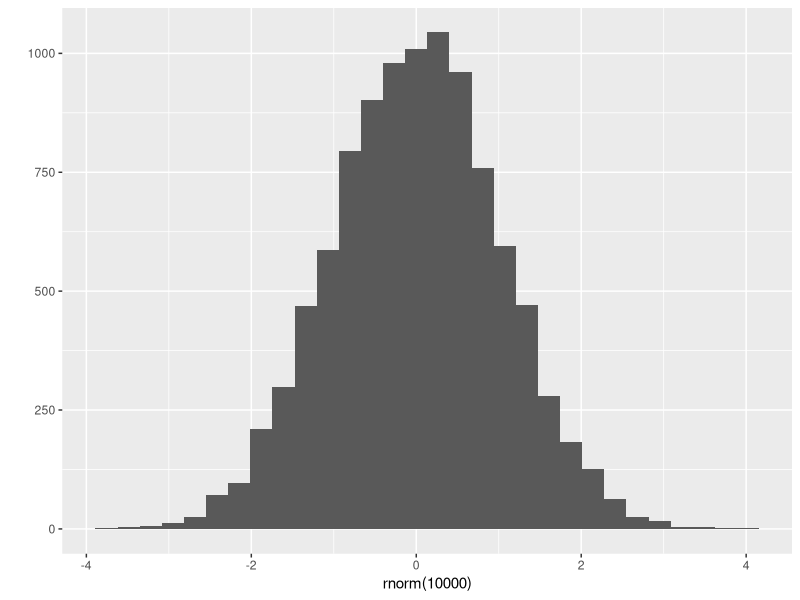
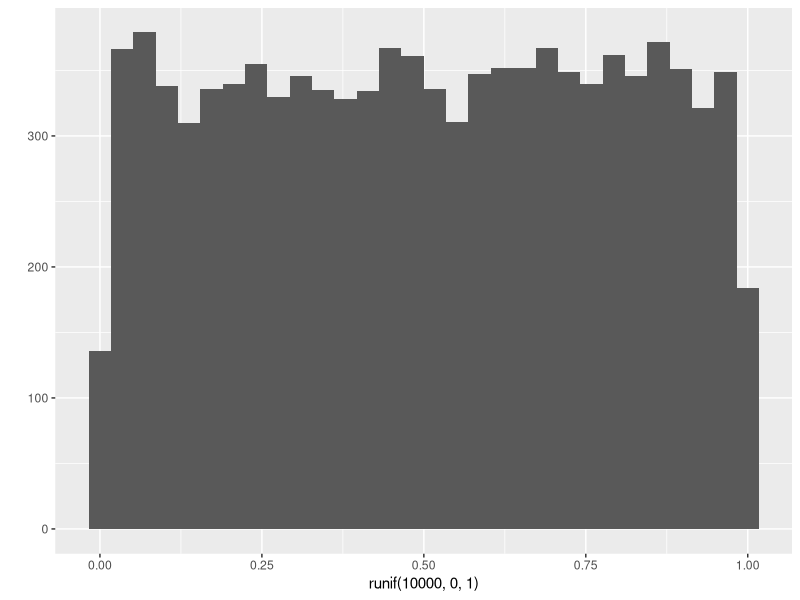
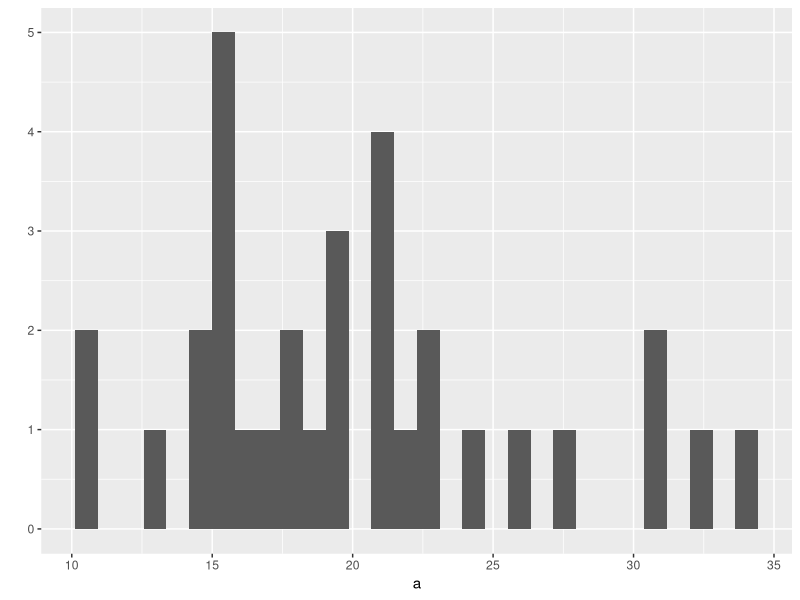
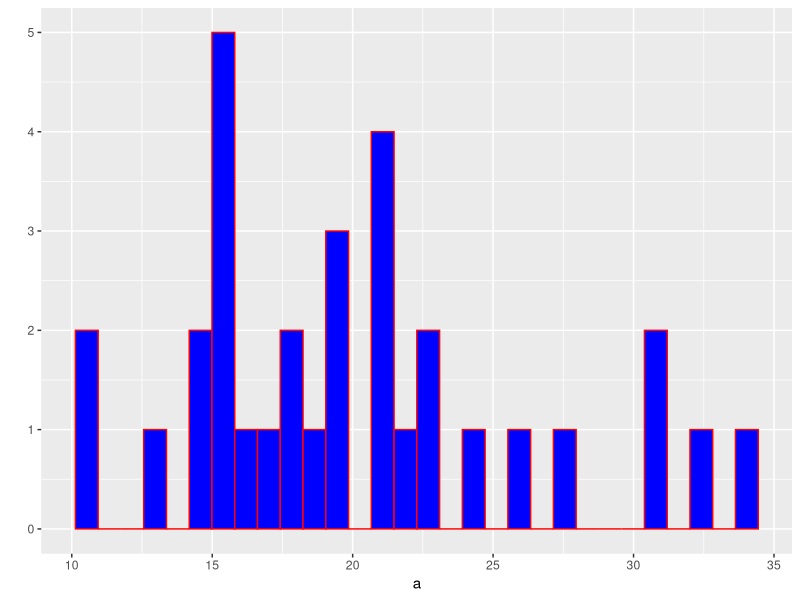

Generate these figures, in order, with R:
## ---- chunk 1
suppressMessages(library(tidyverse))
## ---- chunk 2
# store a number to a variable named `a`
a <- 0.2
## ---- chunk 3
# print a
a
## ---- chunk 4
# store a vector to a variable named `b`
b <- c(1,4,9)
## ---- chunk 5
# print b
b
## ---- chunk 6
z <- 5
i <- (z * 2 + 45)/2
i
## ---- chunk 7
typeof(c(1,2,3))
## ---- chunk 8
length(c(1,2,3))
## ---- chunk 9
attributes(c(1,2,3))
## ---- chunk 10
a <- c(x=1,y=2,z=3)   # when creating
names(a)
## ---- chunk 11
names(a) <- c("l", "m", "n")   # by modifying existing names
a
## ---- chunk 12
attributes(a)    # names are attributes
## ---- chunk 13
attributes(mtcars)
## ---- chunk 14
v <- c(4, 7, 23.5, 76.2, 80, "rrt")
v
## ---- chunk 15
typeof(v)
## ---- chunk 16
sum(c(TRUE, FALSE, TRUE))
## ---- chunk 17
a <- c(1,2,3)
a
b <- as.character(a)
b
## ---- chunk 18
u <- c(4, 6, NA, 2)
u
## ---- chunk 19
k <- c(TRUE, FALSE, FALSE, NA, TRUE)
k
## ---- chunk 20
# we can manually type the element of a vector using c()
a <- c(1,2,3,4,5)
a
## ---- chunk 21
# c() also combine vectors
a <- c(1,2,3)
b <- c(4,5,6)
c <- c(a, b)
c
## ---- chunk 22
# k:n generates a vector whose elements are the sequence of numbers from k to n
1:10
## ---- chunk 23
# seq() generates regular sequence
# seq(from, to)
seq(1, 10)
## ---- chunk 24
# seq(from, to, by)
seq(1, 10, 2)
## ---- chunk 25
# rep(x, times) replicates the values in x multiple times
# x can be a number or vector
# replicates 1 5 times
rep(1, 5)
## ---- chunk 26
# replicates c(1, 2) 5 times
rep(c(1,2), 5)
## ---- chunk 27
# each element of c(1,2) is repeated 5 times
rep(c(1,2), each = 5)
## ---- chunk 28
# rnorm(n, mean = 0, sd = 1) generates a vector of n random samples 
# from a normal distribution with specific mean and sd. 
rnorm(100)
## ---- chunk 29
qplot(rnorm(10000))
## ---- chunk 30
# runif(n, min, max) generates a vector of n random samples 
# from a uniform distribution whose limits are min and max. 
runif(100, 0, 1)
## ---- chunk 31
qplot(runif(10000, 0, 1))
## ---- chunk 32
x <- c(2,3,4,5,6,7)
x[c(3,1)]
## ---- chunk 33
x[-c(3,1)]
## ---- chunk 34
x[c(TRUE, TRUE, FALSE, FALSE, TRUE, TRUE)]
## ---- chunk 35
x > 3
## ---- chunk 36
# This is called a logical indexing, which is a very powerful tool.
# > : greater than (Logical Operators)
x[x > 3]   
## ---- chunk 37
x[x > 3 & x < 5]
## ---- chunk 38
# %in% operator 
# v1 %in% v2 returns a logical vector indicating 
# whether the elements of v1 are included in v2. 
c(1,2,3) %in% c(2,3,4,5,6)
## ---- chunk 39
a <- c(1,2,3,4,5)
a
## ---- chunk 40
# we replace an element of a vector using the indexing and assignment operators. 
a[3] <- 100
a
## ---- chunk 41
a[c(1,5)] <- 100
a
## ---- chunk 42
a <- c(1,2,3,NA,5,6,NA)
a
## ---- chunk 43
# is.na indicates which elements are missing
is.na(a)  # returns TRUE when missing
## ---- chunk 44
# Type conversion: TRUE and FALSE will be converted into 1 and 0, respectively. 
# This expression answers the question: How many NSs are in a?
sum(is.na(a))
## ---- chunk 45
# !x = not x (negation)
!is.na(a)  # returns TRUE when not missing
## ---- chunk 46
# This expression answers the question: How many non-NSs are in a?
sum(!is.na(a))
## ---- chunk 47
# logical indexing
a[is.na(a)] <- 999
a
## ---- chunk 48
# create a vector with names
a <- c(x = 1, y = 2, z = 3)
a
## ---- chunk 49
# named vector can be indexed using their names
a[c("x", "z")]
## ---- chunk 50
# R uses a "recycling rule" by repeating the shorter vector
# In this example, R recycled c(TRUE, FALSE) to produce c(TRUE, FALSE, TRUE, FALSE)
i <- c(TRUE, FALSE)
a <- c(1,2,3,4)
a[i]
## ---- chunk 51
# R uses a "recycling rule" by repeating the shorter vector
v1 <- c(4,5,6,7)
v2 <- c(10,10)
v1+v2
## ---- chunk 52
# sort(x, decreasing = FALSE) 
# By default, sort() sorts ascending order.
sort(c(5,6,4))
## ---- chunk 53
# sorts into descending order
sort(c(5,6,4), decreasing = TRUE)
## ---- chunk 54
# rev() provides a reversed version of its argument
rev(c(5,6,4))
## ---- chunk 55
# rank() returns the sample ranks of the elements in a vector
rank(c(5,6,4))
## ---- chunk 56
# order() returns a permutation which rearranges 
# its first argument into ascending or descending order. 
# What this means is order(c(5,6,4)) 
# 1) first sorts a vector in ascending order to produce c(4,5,6)
# 2) and returns the indices of the sorted element in the original vector. 
# e.g., we have 3 first b/c the index of 4 in the original vector is 3
# e.g., we have 1 first b/c the index of 5 in the original vector is 1
# e.g., we have 2 first b/c the index of 6 in the original vector is 2
order(c(5,6,4))
## ---- chunk 57
# We use order() to sort a vector or dataframe
a <- c(5,6,4)
a[order(a)]
## ---- chunk 58
# sort a dataframe
head(mtcars[order(mtcars$mpg), ])
## ---- chunk 59
v <- c(1,4,25)
sqrt(v)
## ---- chunk 60
v <- c(1,2,3)
v^2
## ---- chunk 61
v1 <- c(4,5,6,7)
v2 <- c(10,2,1,2)
v1+v2
## ---- chunk 62
# R uses a "recycling rule" by repeating the shorter vector
v1 <- c(4,5,6,7)
v2 <- c(10,2)
v1+v2
## ---- chunk 63
# mean will be subtracted from every element of v1
v1 <- c(1,2,3,4)
v1 - mean(v1)
## ---- chunk 64
# table() creates a frequency table
a <- c(1, 1, 2, 2, 2, 3, 3, 3, 4, 4, 4, 4, 4)
table(a)
## ---- chunk 65
# unique() returns a vector of unique elements
unique(a)
## ---- chunk 66
a <- c(1,2,3,NA,5)
## ---- chunk 67
# By default, mean() produces NA when there's NAs in a vector
mean(a)
## ---- chunk 68
# na.rm = TRUE removes NAs before computation
mean(a, na.rm = TRUE)
## ---- chunk 69
a <- mtcars$mpg
## ---- chunk 70
length(a)
## ---- chunk 71
sum(a)/length(a)
## ---- chunk 72
mean(a)
## ---- chunk 73
sd(a)^2
## ---- chunk 74
var(a)
## ---- chunk 75
sum((a-mean(a))^2)/(length(a)-1)
## ---- chunk 76
(a-mean(a))/sd(a)
## ---- chunk 77
# check the help document of scale() by typing ?scale for more details
scale(a)
## ---- chunk 78
max(a)-min(a)
## ---- chunk 79
# another solution
diff(range(a))
## ---- chunk 80
# your maximum value will be 1, and minimum value will be 0. 
(a-min(a))/(max(a)-min(a))
## ---- chunk 81
qplot(a)
## ---- chunk 82
# To set aesthetics, wrap in I()
qplot(a, color = I("red"), fill = I("blue"))
## ---- chunk 83
# creates a logical vector in which TRUE indicates the element that is larger than 20
a>20
## ---- chunk 84
# This is a logical indexing where the logical vector 
# within the subsetting operator (i.e., []) will create a vector with elements larger than 20. 
a[a>20]
## ---- chunk 85
length(a[a>20])
## ---- chunk 86
# same result
# this happens because of "vectorization" and "type conversion"
sum(a>20)
## ---- chunk 87
b <- txhousing$median
## ---- chunk 88
# levels are the set of allowed values
f1 <- factor(c(2,1,1,3,2,1,1))
f1
## ---- chunk 89
typeof(f1)
## ---- chunk 90
attributes(f1)
## ---- chunk 91
levels(f1)
## ---- chunk 92
# test for objects of type "character"
is.character(levels(f1))
## ---- chunk 93
levels(f1) <- c("one", "two", "three")
f1
## ---- chunk 94
f2 <- factor(c("Dec", "Apr", "Jan", "Mar"))
f2
## ---- chunk 95
sort(f2)
## ---- chunk 96
month_levels <- c(
  "Jan", "Feb", "Mar", "Apr", "May", "Jun", 
  "Jul", "Aug", "Sep", "Oct", "Nov", "Dec"
)
f3 <- factor(c("Dec", "Apr", "Jan", "Mar"), levels = month_levels)
f3
## ---- chunk 97
# In many cases, this is the result that we expect. 
sort(f3)
## ---- chunk 98
table(f3)
## ---- chunk 99
table(f2)
## ---- chunk 100
# the default level is in alphabetical order 
f4 <- factor(c("high", "low", "medium", "medium", "high"))
f4
## ---- chunk 101
sort(f4)
## ---- chunk 102
f5 <- factor(c("high", "low", "medium", "medium", "high"), levels = c("low", "medium", "high"))
f5
## ---- chunk 103
sort(f5)
## ---- chunk 104
f6 <- factor(c("high", "low", "medium", "medium", "high"), levels = c("low", "medium", "high"), ordered = TRUE)
f6
## ---- chunk 105
min(f6)
## ---- chunk 106
f6[1] > f6[2]
## ---- chunk 107
f7 <- ordered(c("high", "low", "medium", "medium", "high"), levels = c("low", "medium", "high"))
f7
## ---- chunk 108
x <- c("Agree", "Disagree", "Neutral", "Agree" ,"Agree", "Strongly disagree", "Neutral")
## ---- chunk 109
# you may want to this
factor(x, levels = c("Strongly disagree", "Disagree", "Neutral",  "Agree", "Strongly agree"))
## ---- chunk 110
# not this
factor(x)
## ---- chunk 111
x = c("male", "male", "female", "male", "female")
## ---- chunk 112
# by default, female become first
factor(x)
## ---- chunk 113
# What I've asked you is to change the default alphabetical order using levels options. 
factor(x, levels = c("male", "female"))
## ---- chunk 114
# I just wanted to introduce 'cut()` function
set.seed(7)
x <- rnorm(100)
cut(x, breaks = quantile(x))
## ---- chunk 115
x <- list(1:6, "a", c(TRUE, TRUE, FALSE), c(1.2, 3.3, 4.6, 6.6))
x
## ---- chunk 116
# str() display the internal structure of an R object
str(x)
## ---- chunk 117
typeof(x)
## ---- chunk 118
# In R, lm() is a function that fits a regression model to data.
# In the following R expression, 'mpg' is a dependent variable
# and `disp` and `cyl` are independent variable. 
fit <- lm(mpg ~ disp + cyl, data = mtcars)
fit
## ---- chunk 119
typeof(fit)
## ---- chunk 120
str(fit)
## ---- chunk 121
my.lst <- list(stud.id=34453,      # creat a list
               stud.name="John", 
               stud.marks=c(14.3,12,15,19))
## ---- chunk 122
my.lst
## ---- chunk 123
# [ ] extracts a sub-list 
my.lst[1]
## ---- chunk 124
typeof(my.lst[1])
## ---- chunk 125
# [[ ]] extracts the value of an individual element 
my.lst[[1]]
## ---- chunk 126
typeof(my.lst[[1]])
## ---- chunk 127
# my.lst[[3]] will index the third element of a list, which is a numeric vector
# my.lst[[3]][2] will index the second element of the numeric vector
my.lst[[3]][2]
## ---- chunk 128
# In the case of lists with named elements
# $ extracts the value of an individual element 
my.lst$stud.id
## ---- chunk 129
typeof(my.lst$stud.id)
## ---- chunk 130
fit <- lm(mpg ~ disp + cyl, data = mtcars)
fit
## ---- chunk 131
# fit$coefficient is a vector
fit$coefficients
## ---- chunk 132
# So, we can subset the first element using the following expression
fit$coefficients[1]
## ---- chunk 133
# We can also use the name of element for indexing. 
fit$coefficients["(Intercept)"]
## ---- chunk 134
head(iris)
## ---- chunk 135
typeof(iris)
## ---- chunk 136
str(iris)
## ---- chunk 137
# A motivating example: check the number of missing values in each column of the following data frame 'm'
m <- data.frame(matrix(c(1,2,3,4,NA,6,7,NA,NA,NA,NA,NA), ncol = 4))
m
## ---- chunk 138
sum(is.na(m$X1))
sum(is.na(m$X2))
sum(is.na(m$X3))
sum(is.na(m$X4))
## ---- chunk 139
# This one line of code will still work even when the number of columns are 1000 or more. 
lapply(m, function(x) sum(is.na(x)))
## ---- chunk 140
# lapply() returns a list, whereas sapply() returns a vector, matrix, or array. 
sapply(m, function(x) sum(is.na(x)))
## ---- chunk 141
library(psych)
## ---- chunk 142
head(bfi)
## ---- chunk 143
a <- 1:6
## ---- chunk 144
a
## ---- chunk 145
# Get or set specific attributes of an object.
attr(a, "dim") <- c(3,2)
## ---- chunk 146
a
## ---- chunk 147
# by default, a matrix is filled by column
a <- matrix(1:6, ncol=3, nrow=2)
a
## ---- chunk 148
a <- matrix(1:6, ncol=3)
a
## ---- chunk 149
# a matrix can be filled by row using `byrow = TRUE`
a <- matrix(1:6, ncol=3, nrow=2, byrow = TRUE)
a
## ---- chunk 150
attributes(a)
## ---- chunk 151
dim(a)
## ---- chunk 152
b <- array(1:12, c(2,3,2))
b
## ---- chunk 153
dim(b)
## ---- chunk 154
results <- matrix(c(10, 30, 40, 50, 43, 56, 21, 30), 2, 4, byrow = TRUE)
colnames(results) <- c("1qrt", "2qrt", "3qrt", "4qrt")
rownames(results) <- c("store1", "store2")
results
## ---- chunk 155
df <- data.frame(x=1:3, y=c("a", "b", "c"))
df
## ---- chunk 156
# display the internal structure of an R object
str(df) 
## ---- chunk 157
df <- data.frame(x=1:3, y=c("a", "b", "c"), stringsAsFactors = FALSE)
## ---- chunk 158
str(df) # display the internal structure of an R object
## ---- chunk 159
1 == 2
## ---- chunk 160
"a" != "b"
## ---- chunk 161
(1 == 2) | ("a" != "b")
## ---- chunk 162
(1 == 2) & ("a" != "b")
## ---- chunk 163
a <- matrix(1:9, nrow = 3)
colnames(a) <- c("A", "B", "C")
a
## ---- chunk 164
a[c(TRUE, FALSE, TRUE), c("B", "A")]
## ---- chunk 165
a[1, c(2,3)]
## ---- chunk 166
# If you omit any dimension, you obtain full columns or rows
a[2,]
## ---- chunk 167
a[,3]
## ---- chunk 168
a
## ---- chunk 169
a > 3
## ---- chunk 170
a[a>3] <- NA
a
## ---- chunk 171
# combine by columns
cbind(a,a)   
## ---- chunk 172
# combine by rows
rbind(a,a)   
## ---- chunk 173
colnames(a) 
## ---- chunk 174
rownames(a) <- c("D", "E", "F")
## ---- chunk 175
rownames(a)
## ---- chunk 176
# call (execute or run) the mean() function
mean(c(1,2,3,4))    
## ---- chunk 177
# a will store the object returned by the mean()
a <- mean(c(1,2,3,4))   
## ---- chunk 178
# mean() will not work with NA
mean(c(1,2,NA,4))     
## ---- chunk 179
# When na.rm = TRUE, NA will be removed before computation
mean(c(1,2,NA,4), na.rm = TRUE)    
## ---- chunk 180
# Define se() function that calculate the standard error
se <- function(x) {
  v <- var(x)
  n <- length(x)
  return(sqrt(v/n))
}
## ---- chunk 181
mySample <- rnorm(n=100, mean=20, sd=4)
se(mySample)
## ---- chunk 182
x1 <- rnorm(100, mean=0, sd=1)  # generate 100 random numbers from Normal(0,1)
x2 <- rnorm(100, mean=3, sd=2)  # generate 100 random numbers from Normal(3,2)
## ---- chunk 183
# creating a vector containing integers between 1 and 10
1:10 
## ---- chunk 184
5:0
## ---- chunk 185
seq(from=1, to=3, by=0.5)
## ---- chunk 186
# rep() replicates each term in formula
rep(5,3)
## ---- chunk 187
rep(1:2, 3)
## ---- chunk 188
rep(1:2, each=3)
## ---- chunk 189
# gl() generates sequences involving factors
# gl(k,n), k = the number of levels, 
# n = the number of repetitions.
gl(5,3)
## ---- chunk 190
x <- -5
if (x>0) {
  print("Positive number")
} else {
  print("Negative number")
}
## ---- chunk 191
for (i in 1:3) {
  print(i^2)
}
## ---- chunk 192
# count the number of even numbers
x <- c(2,5,3,9,8,11,6)
count <- 0
for (val in x) {
  if(val %% 2 == 0)  count = count+1
}
print(count)
